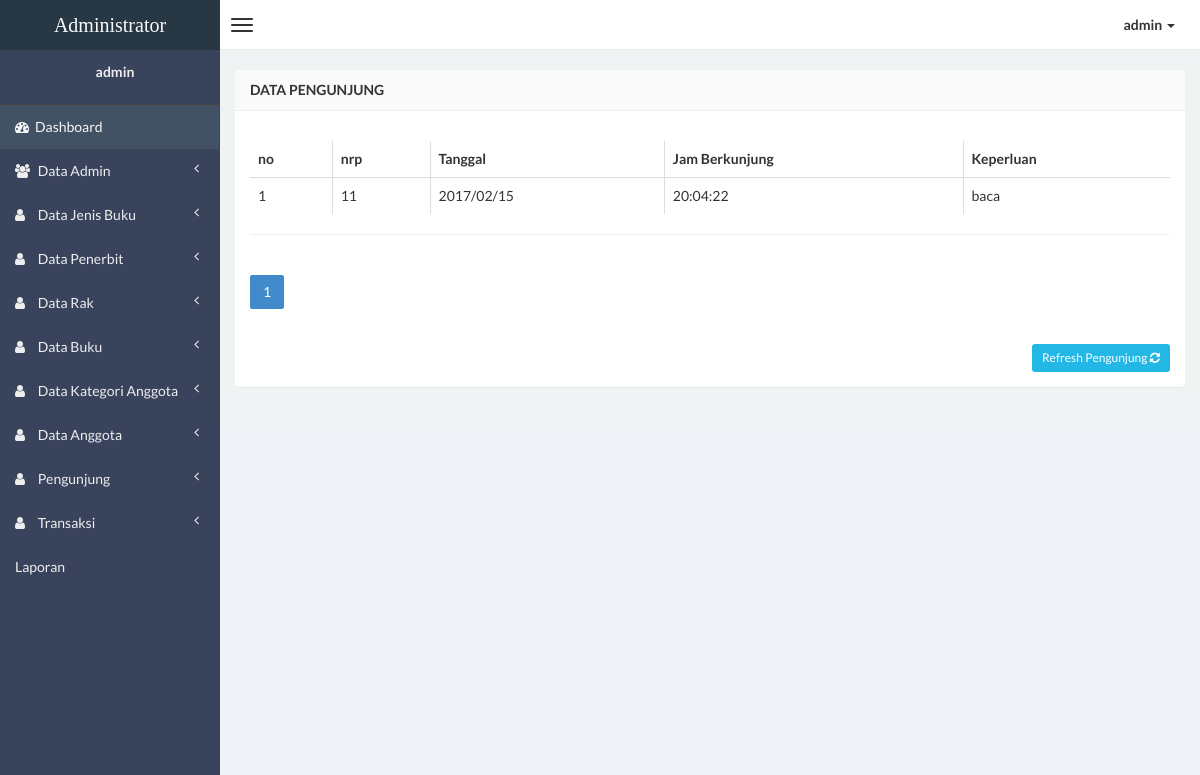
The page /admin/pengunjung.php (signed in) on the database its author committed.
### tables this page shows
CREATE TABLE IF NOT EXISTS `tbl_pengunjung` (
`id` int(10) NOT NULL,
  `nrp` varchar(15) DEFAULT NULL,
  `jk` varchar(15) DEFAULT NULL,
  `keperluan` varchar(20) DEFAULT NULL,
  `saran` longtext,
  `tgl` varchar(15) DEFAULT NULL,
  `jam` varchar(20) DEFAULT NULL
);

### admin/pengunjung.php (the view, shortened to what this page needs)
<?php
if (empty($_SESSION['username'])){
	header('location:../index.php');
} else {
?>
<!DOCTYPE html>
<html>
<head>
    <link href="css/bootstrap.min.css" rel="stylesheet" type="text/css" />
    <link href="css/font-awesome.min.css" rel="stylesheet" type="text/css" />
    <link href="css/ionicons.min.css" rel="stylesheet" type="text/css" />
    <link href="css/morris/morris.css" rel="stylesheet" type="text/css" />
    <link href="css/jvectormap/jquery-jvectormap-1.2.2.css" rel="stylesheet" type="text/css" />
    <link href="css/datepicker/datepicker3.css" rel="stylesheet" type="text/css" />
    <link href="css/daterangepicker/daterangepicker-bs3.css" rel="stylesheet" type="text/css" />
    <link href="css/iCheck/all.css" rel="stylesheet" type="text/css" />
    <link href="css/style.css" rel="stylesheet" type="text/css" />
      </head>
      <body class="skin-black">
        <header class="header">
            <a href="dashboard.php" class="logo">
                Administrator
            </a>
            <nav class="navbar navbar-static-top" role="navigation">
                <a href="#" class="navbar-btn sidebar-toggle" data-toggle="offcanvas" role="button">
                    <span class="icon-bar"></span>
                    <span class="icon-bar"></span>
                    <span class="icon-bar"></span>
                </a>
                <div class="navbar-right">
                    <ul class="nav navbar-nav">
                        <li class="dropdown user user-menu">
                            <a href="#" class="dropdown-toggle" data-toggle="dropdown">
                                <span><?php echo $_SESSION['username']; ?> <i class="caret"></i></span>
                            </a>
                                </li>
                            </ul>
                        </div>
                    </nav>
                </header>
<?php } ?>
                <div class="wrapper row-offcanvas row-offcanvas-left">
                    <aside class="left-side sidebar-offcanvas">
                        <section class="sidebar">
                            <div class="user-panel">
                                <div class="info">
                                    <center><p><?php echo $_SESSION['username']; ?></p></center>
                                </div>
                            </div>
                            <?php include "menu.php"; ?>
                        </section>
                    </aside>
                    <aside class="right-side">
                <section class="content">
                    <div class="row">
                        <div class="col-xs-12">
                            <div class="panel">
                                <header class="panel-heading">
                                    <b>Data Pengunjung</b>
                                </header>
                                <div class="panel-body table-responsive">
                                    <table id="example" class="table table-hover table-bordered">
                  <thead>
                      <tr>
                       <th>no</th>
                                        <th>nrp</th>
                                        <th>Tanggal</th>
                                        <th>Jam Berkunjung </th>
                                        <th>Keperluan</th>
                      </tr>
                  </thead>
                    <?php
							  $batas = 5;
							  $hal = @$_GET['hal'];
							  if(empty($hal)){
								$posisi = 0;
									$hal = 1;
								}else{
									$posisi = ($hal - 1)*$batas;
								}
								$sql_plgn = mysql_query("select * from tbl_pengunjung ORDER BY ID DESC  LIMIT $posisi,$batas")or die(mysql_error());
								$no = $posisi + 1;
								$cek = mysql_num_rows($sql_plgn);
								if($cek<1){
									echo"Data tdk ditemukan";
								}else{
									while($data = mysql_fetch_array($sql_plgn)) { ?>
                    <tbody>
                    <tr>
					 <td><?php echo $no++; ?></td>
                    <td><?php echo $data['nrp']; ?></td>
                    <td><?php echo $data['tgl'];?></td>
                    <td><?php echo $data['jam'];?></td>
                    <td><?php echo $data['keperluan'];?></td>
                    <?php
							}
						}
					  ?>
                      </table><hr />
					  <?php $tampil=mysql_query("select * from tbl_pengunjung");
                          $user=mysql_num_rows($tampil);
                    ?>
					   <div class="text-left" style = "margin-top: 10px;">
				   <ul class="pagination">
				   <?php
				   $jml_hal = ceil($user/$batas);
				   for($i=1;$i<=$jml_hal;$i++){
					 if($i != $hal){
						 echo "<li ><a href='?page=pelanggan&hal=$i'>$i<span class = 'sr-only'>(current)</span></a></li>";
					 } else{
						 echo "<li class = 'active'><a href='?page=pelanggan&hal=$i'>$i</a></li>";
					 }
				   }
				   ?>
				   </ul>
				   </div>
                <div class="text-right" style="margin-top: 10px;">
                 <a href="pengunjung.php" class="btn btn-sm btn-info">Refresh Pengunjung <i class="fa fa-refresh"></i></a>
                </div>
                                </div>
                            </div>
                        </div>
                    </div>
                </section>
				<br></br>
				<br></br>
				<br></br>
				<br></br>
				<br></br>
				<br></br>
				<br></br>
				<br></br>
            </aside>
        </div>
</body>
</html>

### rows shown on the page
tbl_pengunjung: nrp "11", tgl "2017/02/15", jam "20:04:22", keperluan "baca"

### other values the page prints
$_SESSION['username'] "admin"
